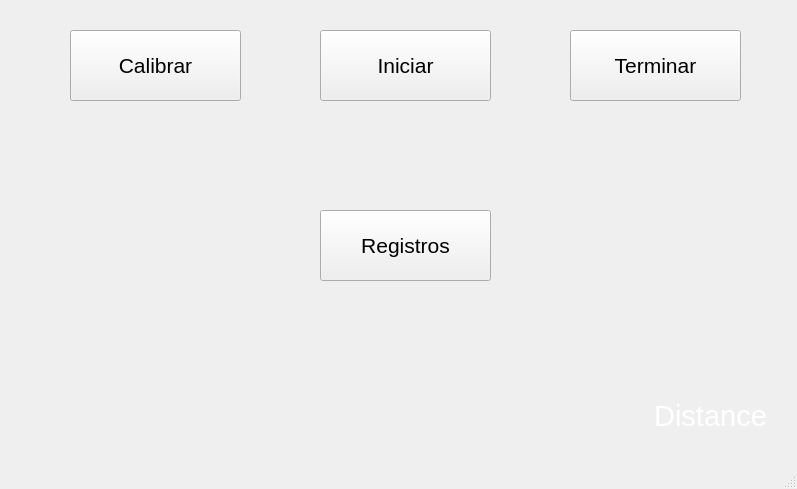
<?xml version="1.0" encoding="UTF-8"?>
<ui version="4.0">
 <class>MainWindow</class>
 <widget class="QMainWindow" name="MainWindow">
  <property name="geometry">
   <rect>
    <x>0</x>
    <y>0</y>
    <width>797</width>
    <height>489</height>
   </rect>
  </property>
  <property name="windowTitle">
   <string>Distance - Principal</string>
  </property>
  <widget class="QWidget" name="centralwidget">
   <widget class="QPushButton" name="pushButton">
    <property name="geometry">
     <rect>
      <x>70</x>
      <y>30</y>
      <width>171</width>
      <height>71</height>
     </rect>
    </property>
    <property name="font">
     <font>
      <pointsize>16</pointsize>
     </font>
    </property>
    <property name="text">
     <string>Calibrar</string>
    </property>
   </widget>
   <widget class="QPushButton" name="pushButton_2">
    <property name="geometry">
     <rect>
      <x>320</x>
      <y>30</y>
      <width>171</width>
      <height>71</height>
     </rect>
    </property>
    <property name="font">
     <font>
      <pointsize>16</pointsize>
     </font>
    </property>
    <property name="text">
     <string>Iniciar</string>
    </property>
   </widget>
   <widget class="QPushButton" name="pushButton_3">
    <property name="geometry">
     <rect>
      <x>570</x>
      <y>30</y>
      <width>171</width>
      <height>71</height>
     </rect>
    </property>
    <property name="font">
     <font>
      <pointsize>16</pointsize>
     </font>
    </property>
    <property name="text">
     <string>Terminar</string>
    </property>
   </widget>
   <widget class="QPushButton" name="pushButton_4">
    <property name="geometry">
     <rect>
      <x>320</x>
      <y>210</y>
      <width>171</width>
      <height>71</height>
     </rect>
    </property>
    <property name="font">
     <font>
      <pointsize>16</pointsize>
     </font>
    </property>
    <property name="text">
     <string>Registros</string>
    </property>
   </widget>
   <widget class="QLabel" name="label_2">
    <property name="geometry">
     <rect>
      <x>590</x>
      <y>370</y>
      <width>241</width>
      <height>91</height>
     </rect>
    </property>
    <property name="font">
     <font>
      <pointsize>22</pointsize>
     </font>
    </property>
    <property name="styleSheet">
     <string notr="true">color: rgb(255, 255, 255);</string>
    </property>
    <property name="text">
     <string>Distance</string>
    </property>
    <property name="alignment">
     <set>Qt::AlignCenter</set>
    </property>
   </widget>
  </widget>
  <widget class="QMenuBar" name="menubar">
   <property name="geometry">
    <rect>
     <x>0</x>
     <y>0</y>
     <width>797</width>
     <height>20</height>
    </rect>
   </property>
  </widget>
  <widget class="QStatusBar" name="statusbar"/>
 </widget>
 <resources/>
 <connections/>
</ui>
